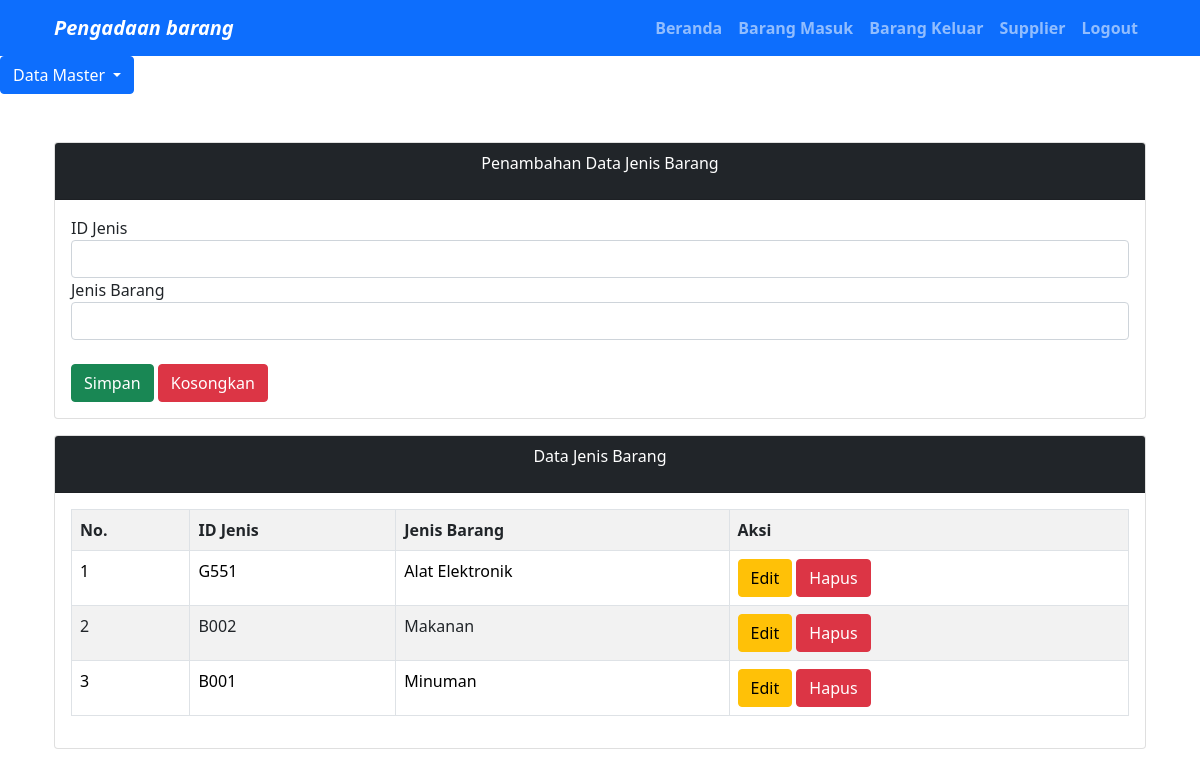
The app's page /jenis_barang.php with its own data.
### tables this page shows
CREATE TABLE `jenis_barang` (
  `id_jenis` varchar(30) NOT NULL,
  `jenis_barang` varchar(255) NOT NULL
);

### jenis_barang.php (the view, shortened to what this page needs)
<?php
	$server = "localhost";
	$user = "root";
	$pass = "";
	$database = "rizkyn_pengadaan";
	$koneksi = mysqli_connect($server, $user, $pass, $database)or die(mysqli_error($koneksi));
?>
<!DOCTYPE html>
<html>
<head>
	<link rel="stylesheet" type="text/css" href="css/bootstrap.min.css">
  <link href="https://cdn.jsdelivr.net/npm/bootstrap@5.1.1/dist/css/bootstrap.min.css" rel="stylesheet">
</head>
<body>
<nav class="navbar navbar-expand-lg navbar-dark bg-primary">
  <div class="container">
    <a class="navbar-brand" href="#"><i><b>Pengadaan barang</b></i></a>
    <div class="collapse navbar-collapse text-right" id="navbarText">
      <ul class="navbar-nav ms-auto mb-2 mb-lg-0">
        <li class="nav-item">
          <a class="nav-link" aria-current="page" href="penyimpanan.php"><b>Beranda</b></a>
        </li>
        <li class="nav-item">
          <a class="nav-link" href="barang_masuk.php"><b>Barang Masuk</b></a>
        </li>
        <li class="nav-item">
          <a class="nav-link" href="barang_keluar.php"><b>Barang Keluar</b></a>
        </li>
        <li class="nav-item">
          <a class="nav-link" href="supplier.php"><b>Supplier</b></a>
        </li>
		<li class="nav-item">
          <a class="nav-link" href="logout.php"><b>Logout</b></a>
        </li>
      </ul>
    </div>
  </div>
</nav>
<div class="dropdown">
  			<button class="btn btn-primary dropdown-toggle" type="button" id="dropdownMenuButton1" data-bs-toggle="dropdown" aria-expanded="false">
    		Data Master
  			</button>
		</div>
<div class="container">
	<div class="card mt-5">
	  <div class="card-header bg-dark text-white">
	    <p class="text-center">Penambahan Data Jenis Barang</p>
	  </div>
	  <div class="card-body">
	    <form method="post" action="">
	    	<div class="form-group">
	    		<label>ID Jenis</label>
	    		<input type="text" name="tid_jenis" value="<?=@$vid_jenis?>" class="form-control" required>
	    	</div>
	    	<div class="form-group">
	    		<label>Jenis Barang</label>
	    		<input type="text" name="tjenis_barang" value="<?=@$vjenis_barang?>" class="form-control" required>
	    	</div>
        <br>
	    	<button type="submit" class="btn btn-success" name="bsimpan">Simpan</button>
	    	<button type="reset" class="btn btn-danger" name="breset">Kosongkan</button>
	    </form>
	  </div>
	</div>
	<div class="card mt-3">
	  <div class="card-header bg-dark text-white">
	    <p class="text-center">Data Jenis Barang</p>
	  </div>
	  <div class="card-body">
	    <table class="table table-bordered table-striped">
	    	<tr>
	    		<th>No.</th>
	    		<th>ID Jenis</th>
	    		<th>Jenis Barang</th>
	    		<th>Aksi</th>
	    	</tr>
	    	<?php
	    		$no = 1;
	    		$tampil = mysqli_query($koneksi, "SELECT * from jenis_barang order by id_jenis desc");
	    		while($data = mysqli_fetch_array($tampil)) :
	    	?>
	    	<tr>
	    		<td><?=$no++;?></td>
	    		<td><?=$data['id_jenis']?></td>
	    		<td><?=$data['jenis_barang']?></td>
	    		<td>
	    			<a href="jenis_barang.php?hal=edit&id=<?=$data['id_jenis']?>" class="btn btn-warning"> Edit </a>
	    			<a href="jenis_barang.php?hal=hapus&id=<?=$data['jenis_barang']?>"
	    			   onclick="return confirm('Apakah yakin ingin menghapus data ini?')" class="btn btn-danger"> Hapus </a>
	    		</td>
	    	</tr>
	    <?php endwhile;?>
	    </table>
	  </div>
	</div>
</div>
</body>
</html>

### records on screen
jenis_barang: id_jenis "G551", jenis_barang "Alat Elektronik"
jenis_barang: id_jenis "B002", jenis_barang "Makanan"
jenis_barang: id_jenis "B001", jenis_barang "Minuman"
